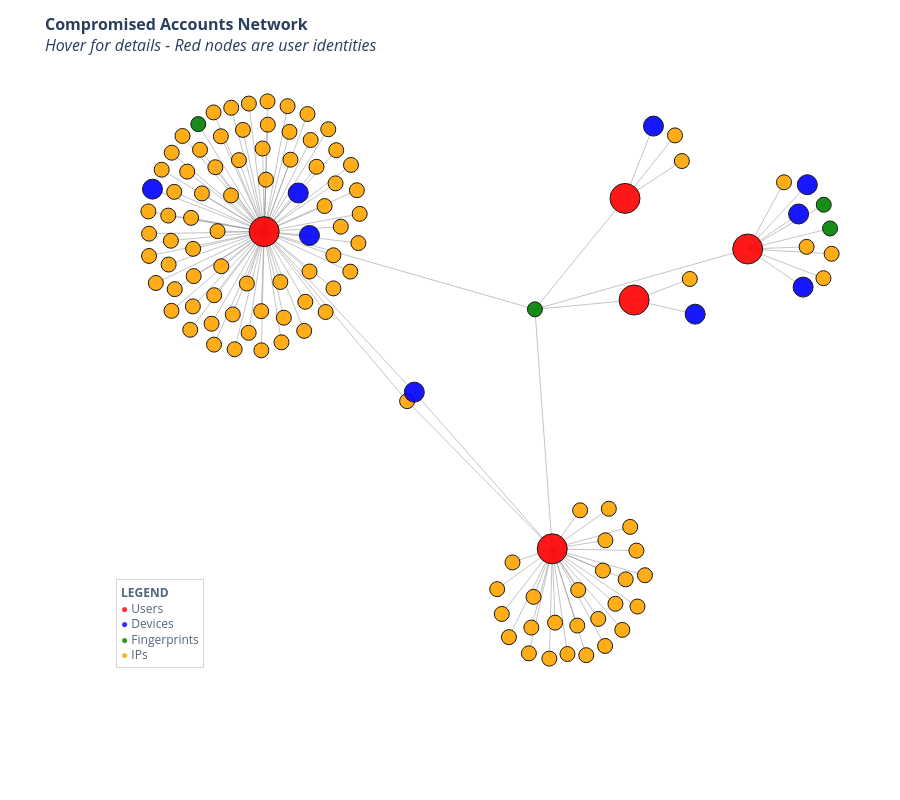

Notebook code for this chart:
### Markdown cell above
#### interacted Network Graph

### Code cell
fig = create_interactive_network(df_associated,'graphs/interactive_network.html')
fig.show()  # To display in notebook

### Figure 1 — Plotly figure (JSON) as saved in the notebook; plotly's stock layout.template omitted (floating-point values rounded to 4 significant figures; data arrays with more than 128 entries replaced by an {"elided": "..."} marker saying what was removed)
{"data": [{"hoverinfo": "none", "line": {"color": "#888", "width": 0.5}, "mode": "lines", "type": "scatter", "x": {"elided": "366 float values"}, "y": {"elided": "366 float values"}}, {"hoverinfo": "text", "hovertext": ["<b>Type:</b> identity<br><b>Node ID:</b> 0007f265568f1abc1da791e852877df2047b3af9<br><b>Bank ID:</b> Bank8<br><b>Country:</b> Russia", "<b>Type:</b> device_id<br><b>Node ID:</b> 10645de7-f771-4b97-8dc4-c2de4d3cd9ec<br><b>Bank ID:</b> Bank8<br><b>Country:</b> Russia", "<b>Type:</b> fingerprint<br><b>Node ID:</b> No data<br><b>Bank ID:</b> Bank8<br><b>Country:</b> Russia", "<b>Type:</b> ip<br><b>Node ID:</b> 213.234.222.26<br><b>Bank ID:</b> Bank8<br><b>Country:</b> Russia", "<b>Type:</b> device_id<br><b>Node ID:</b> cdaa8673-164d-44a7-80a0-99cd4cfe3818<br><b>Bank ID:</b> Bank11<br><b>Country:</b> Russia", "<b>Type:</b> fingerprint<br><b>Node ID:</b> 69DBFA5B34C4E9919A68738F94D85DD59F35E968<br><b>Bank ID:</b> Bank11<br><b>Country:</b> Russia", "<b>Type:</b> ip<br><b>Node ID:</b> 188.170.82.48<br><b>Bank ID:</b> Bank11<br><b>Country:</b> Russia", "<b>Type:</b> ip<br><b>Node ID:</b> 213.87.129.24<br><b>Bank ID:</b> Bank11<br><b>Country:</b> Russia", "<b>Type:</b> ip<br><b>Node ID:</b> 188.170.81.95<br><b>Bank ID:</b> Bank11<br><b>Country:</b> Russia", "<b>Type:</b> ip<br><b>Node ID:</b> 188.170.80.169<br><b>Bank ID:</b> Bank11<br><b>Country:</b> Russia", "<b>Type:</b> ip<br><b>Node ID:</b> 213.87.135.50<br><b>Bank ID:</b> Bank11<br><b>Country:</b> Russia", "<b>Type:</b> ip<br><b>Node ID:</b> 213.87.137.100<br><b>Bank ID:</b> Bank11<br><b>Country:</b> Russia", "<b>Type:</b> ip<br><b>Node ID:</b> 213.87.149.20<br><b>Bank ID:</b> Bank11<br><b>Country:</b> Russia", "<b>Type:</b> ip<br><b>Node ID:</b> 188.170.73.158<br><b>Bank ID:</b> Bank11<br><b>Country:</b> Russia", "<b>Type:</b> ip<br><b>Node ID:</b> 213.87.133.204<br><b>Bank ID:</b> Bank11<br><b>Country:</b> Russia", "<b>Type:</b> ip<br><b>Node ID:</b> 213.87.131.205<br><b>Bank ID:</b> Bank11<br><b>Country:</b> Russia", "<b>Type:</b> ip<br><b>Node ID:</b> 188.170.74.42<br><b>Bank ID:</b> Bank11<br><b>Country:</b> Russia", "<b>Type:</b> ip<br><b>Node ID:</b> 188.170.83.111<br><b>Bank ID:</b> Bank11<br><b>Country:</b> Russia", "<b>Type:</b> ip<br><b>Node ID:</b> 213.87.138.161<br><b>Bank ID:</b> Bank11<br><b>Country:</b> Russia", "<b>Type:</b> ip<br><b>Node ID:</b> 213.87.156.59<br><b>Bank ID:</b> Bank11<br><b>Country:</b> Russia", "<b>Type:</b> ip<br><b>Node ID:</b> 213.87.131.236<br><b>Bank ID:</b> Bank11<br><b>Country:</b> Russia", "<b>Type:</b> ip<br><b>Node ID:</b> 213.87.134.128<br><b>Bank ID:</b> Bank11<br><b>Country:</b> Russia", "<b>Type:</b> ip<br><b>Node ID:</b> 188.170.79.124<br><b>Bank ID:</b> Bank11<br><b>Country:</b> Russia", "<b>Type:</b> ip<br><b>Node ID:</b> 213.87.136.98<br><b>Bank ID:</b> Bank11<br><b>Country:</b> Russia", "<b>Type:</b> ip<br><b>Node ID:</b> 213.87.138.168<br><b>Bank ID:</b> Bank11<br><b>Country:</b> Russia", "<b>Type:</b> ip<br><b>Node ID:</b> 213.234.222.27<br><b>Bank ID:</b> Bank8<br><b>Country:</b> Russia", "<b>Type:</b> ip<br><b>Node ID:</b> 213.87.156.12<br><b>Bank ID:</b> Bank11<br><b>Country:</b> Russia", "<b>Type:</b> ip<br><b>Node ID:</b> 213.87.147.25<br><b>Bank ID:</b> Bank11<br><b>Country:</b> Russia", "<b>Type:</b> ip<br><b>Node ID:</b> 213.87.132.170<br><b>Bank ID:</b> Bank11<br><b>Country:</b> Russia", "<b>Type:</b> ip<br><b>Node ID:</b> 213.87.147.83<br><b>Bank ID:</b> Bank11<br><b>Country:</b> Russia", "<b>Type:</b> ip<br><b>Node ID:</b> 213.87.131.216<br><b>Bank ID:</b> Bank11<br><b>Country:</b> Russia", "<b>Type:</b> ip<br><b>Node ID:</b> 188.170.82.31<br><b>Bank ID:</b> Bank11<br><b>Country:</b> Russia", "<b>Type:</b> ip<br><b>Node ID:</b> 213.87.155.35<br><b>Bank ID:</b> Bank11<br><b>Country:</b> Russia", "<b>Type:</b> ip<br><b>Node ID:</b> 213.87.131.82<br><b>Bank ID:</b> Bank11<br><b>Country:</b> Russia", "<b>Type:</b> ip<br><b>Node ID:</b> 213.87.147.105<br><b>Bank ID:</b> Bank11<br><b>Country:</b> Russia", "<b>Type:</b> ip<br><b>Node ID:</b> 213.87.159.164<br><b>Bank ID:</b> Bank11<br><b>Country:</b> Russia", "<b>Type:</b> ip<br><b>Node ID:</b> 188.170.79.15<br><b>Bank ID:</b> Bank11<br><b>Country:</b> Russia", "<b>Type:</b> ip<br><b>Node ID:</b> 213.87.133.198<br><b>Bank ID:</b> Bank11<br><b>Country:</b> Russia", "<b>Type:</b> ip<br><b>Node ID:</b> 213.87.131.175<br><b>Bank ID:</b> Bank11<br><b>Country:</b> Russia", "<b>Type:</b> ip<br><b>Node ID:</b> 213.87.162.235<br><b>Bank ID:</b> Bank11<br><b>Country:</b> Russia", "<b>Type:</b> ip<br><b>Node ID:</b> 213.87.150.241<br><b>Bank ID:</b> Bank11<br><b>Country:</b> Russia", "<b>Type:</b> ip<br><b>Node ID:</b> 213.87.157.236<br><b>Bank ID:</b> Bank11<br><b>Country:</b> Russia", "<b>Type:</b> ip<br><b>Node ID:</b> 213.87.138.119<br><b>Bank ID:</b> Bank11<br><b>Country:</b> Russia", "<b>Type:</b> device_id<br><b>Node ID:</b> 5d2c2da3-0d53-4444-a625-2480606e2c29<br><b>Bank ID:</b> Bank11<br><b>Country:</b> Russia", "<b>Type:</b> ip<br><b>Node ID:</b> 213.87.144.30<br><b>Bank ID:</b> Bank11<br><b>Country:</b> Russia", "<b>Type:</b> device_id<br><b>Node ID:</b> 8db05325-e9d0-4c94-a4a2-efb313f9ab11<br><b>Bank ID:</b> Bank11<br><b>Country:</b> Russia", "<b>Type:</b> ip<br><b>Node ID:</b> 188.170.72.184<br><b>Bank ID:</b> Bank11<br><b>Country:</b> Russia", "<b>Type:</b> ip<br><b>Node ID:</b> 188.170.74.50<br><b>Bank ID:</b> Bank11<br><b>Country:</b> Russia", "<b>Type:</b> ip<br><b>Node ID:</b> 188.170.81.214<br><b>Bank ID:</b> Bank11<br><b>Country:</b> Russia", "<b>Type:</b> ip<br><b>Node ID:</b> 213.87.138.255<br><b>Bank ID:</b> Bank11<br><b>Country:</b> Russia", "<b>Type:</b> ip<br><b>Node ID:</b> 213.87.145.239<br><b>Bank ID:</b> Bank11<br><b>Country:</b> Russia", "<b>Type:</b> ip<br><b>Node ID:</b> 213.87.155.216<br><b>Bank ID:</b> Bank11<br><b>Country:</b> Russia", "<b>Type:</b> ip<br><b>Node ID:</b> 213.87.135.116<br><b>Bank ID:</b> Bank11<br><b>Country:</b> Russia", "<b>Type:</b> ip<br><b>Node ID:</b> 188.170.82.15<br><b>Bank ID:</b> Bank11<br><b>Country:</b> Russia", "<b>Type:</b> ip<br><b>Node ID:</b> 213.87.160.55<br><b>Bank ID:</b> Bank11<br><b>Country:</b> Russia", "<b>Type:</b> ip<br><b>Node ID:</b> 213.87.152.172<br><b>Bank ID:</b> Bank11<br><b>Country:</b> Russia", "<b>Type:</b> ip<br><b>Node ID:</b> 188.170.80.114<br><b>Bank ID:</b> Bank11<br><b>Country:</b> Russia", "<b>Type:</b> ip<br><b>Node ID:</b> 213.87.148.103<br><b>Bank ID:</b> Bank11<br><b>Country:</b> Russia", "<b>Type:</b> ip<br><b>Node ID:</b> 213.87.132.124<br><b>Bank ID:</b> Bank11<br><b>Country:</b> Russia", "<b>Type:</b> ip<br><b>Node ID:</b> 95.183.67.120<br><b>Bank ID:</b> Bank11<br><b>Country:</b> Russia", "<b>Type:</b> ip<br><b>Node ID:</b> 213.87.137.148<br><b>Bank ID:</b> Bank11<br><b>Country:</b> Russia", "<b>Type:</b> ip<br><b>Node ID:</b> 213.87.154.7<br><b>Bank ID:</b> Bank11<br><b>Country:</b> Russia", "<b>Type:</b> ip<br><b>Node ID:</b> 213.87.148.240<br><b>Bank ID:</b> Bank11<br><b>Country:</b> Russia", "<b>Type:</b> identity<br><b>Node ID:</b> 00064120f0aa15e8c4197cf9f18a03a6e4bd35cb<br><b>Bank ID:</b> Bank4<br><b>Country:</b> Russia", "<b>Type:</b> device_id<br><b>Node ID:</b> 91b12379-8098-457f-a2ad-a94d767797c2<br><b>Bank ID:</b> Bank4<br><b>Country:</b> Russia", "<b>Type:</b> ip<br><b>Node ID:</b> 85.140.1.243<br><b>Bank ID:</b> Bank4<br><b>Country:</b> Russia", "<b>Type:</b> ip<br><b>Node ID:</b> 213.87.138.129<br><b>Bank ID:</b> Bank11<br><b>Country:</b> Russia", "<b>Type:</b> ip<br><b>Node ID:</b> 213.87.133.71<br><b>Bank ID:</b> Bank11<br><b>Country:</b> Russia", "<b>Type:</b> ip<br><b>Node ID:</b> 213.87.133.206<br><b>Bank ID:</b> Bank11<br><b>Country:</b> Russia", "<b>Type:</b> ip<br><b>Node ID:</b> 213.87.160.237<br><b>Bank ID:</b> Bank11<br><b>Country:</b> Russia", "<b>Type:</b> ip<br><b>Node ID:</b> 213.87.159.202<br><b>Bank ID:</b> Bank11<br><b>Country:</b> Russia", "<b>Type:</b> ip<br><b>Node ID:</b> 213.87.128.156<br><b>Bank ID:</b> Bank11<br><b>Country:</b> Russia", "<b>Type:</b> ip<br><b>Node ID:</b> 213.87.160.219<br><b>Bank ID:</b> Bank11<br><b>Country:</b> Russia", "<b>Type:</b> ip<br><b>Node ID:</b> 213.87.160.239<br><b>Bank ID:</b> Bank11<br><b>Country:</b> Russia", "<b>Type:</b> ip<br><b>Node ID:</b> 213.87.163.242<br><b>Bank ID:</b> Bank11<br><b>Country:</b> Russia", "<b>Type:</b> ip<br><b>Node ID:</b> 213.87.137.181<br><b>Bank ID:</b> Bank11<br><b>Country:</b> Russia", "<b>Type:</b> ip<br><b>Node ID:</b> 213.87.158.235<br><b>Bank ID:</b> Bank11<br><b>Country:</b> Russia", "<b>Type:</b> ip<br><b>Node ID:</b> 188.170.75.14<br><b>Bank ID:</b> Bank11<br><b>Country:</b> Russia", "<b>Type:</b> ip<br><b>Node ID:</b> 213.87.160.228<br><b>Bank ID:</b> Bank11<br><b>Country:</b> Russia", "<b>Type:</b> ip<br><b>Node ID:</b> 213.87.155.220<br><b>Bank ID:</b> Bank11<br><b>Country:</b> Russia", "<b>Type:</b> device_id<br><b>Node ID:</b> 5cbd5d48-db88-4858-9a1c-27b194d66c5f<br><b>Bank ID:</b> Bank4<br><b>Country:</b> Russia", "<b>Type:</b> fingerprint<br><b>Node ID:</b> BAA38B83B48FDB5F2164735E2C5792083F12B74E<br><b>Bank ID:</b> Bank4<br><b>Country:</b> Russia", "<b>Type:</b> ip<br><b>Node ID:</b> 78.85.49.213<br><b>Bank ID:</b> Bank4<br><b>Country:</b> Russia", "<b>Type:</b> ip<br><b>Node ID:</b> 85.140.2.67<br><b>Bank ID:</b> Bank4<br><b>Country:</b> Russia", "<b>Type:</b> device_id<br><b>Node ID:</b> 614d661d-3a4d-47db-9e2b-874e481260ea<br><b>Bank ID:</b> Bank8<br><b>Country:</b> Russia", "<b>Type:</b> fingerprint<br><b>Node ID:</b> C45D75CA94FD92796B0F51000CF754B035AA4E48<br><b>Bank ID:</b> Bank8<br><b>Country:</b> Russia", "<b>Type:</b> ip<br><b>Node ID:</b> 176.59.47.36<br><b>Bank ID:</b> Bank8<br><b>Country:</b> Russia", "<b>Type:</b> identity<br><b>Node ID:</b> e7190874862efef8d3acd53baba84bc54f29d111<br><b>Bank ID:</b> Bank11<br><b>Country:</b> Russia", "<b>Type:</b> ip<br><b>Node ID:</b> 178.167.31.82<br><b>Bank ID:</b> Bank11<br><b>Country:</b> Russia", "<b>Type:</b> ip<br><b>Node ID:</b> 178.167.33.11<br><b>Bank ID:</b> Bank11<br><b>Country:</b> Russia", "<b>Type:</b> ip<br><b>Node ID:</b> 213.87.161.246<br><b>Bank ID:</b> Bank11<br><b>Country:</b> Russia", "<b>Type:</b> identity<br><b>Node ID:</b> 0009e8252e8ffcb665b34c3dea1baee477fde74e<br><b>Bank ID:</b> Bank7<br><b>Country:</b> Russia", "<b>Type:</b> device_id<br><b>Node ID:</b> bd466ea5-9bf3-40bb-9de7-a4b9ae463412<br><b>Bank ID:</b> Bank7<br><b>Country:</b> Russia", "<b>Type:</b> ip<br><b>Node ID:</b> 213.87.160.149<br><b>Bank ID:</b> Bank7<br><b>Country:</b> Russia", "<b>Type:</b> ip<br><b>Node ID:</b> 213.87.150.47<br><b>Bank ID:</b> Bank7<br><b>Country:</b> Russia", "<b>Type:</b> identity<br><b>Node ID:</b> 00010fb5147e6ec14e287ca903cd427339893450<br><b>Bank ID:</b> Bank8<br><b>Country:</b> Russia", "<b>Type:</b> device_id<br><b>Node ID:</b> 22c8e0b2-30a9-4aac-b03b-866b43e1eb41<br><b>Bank ID:</b> Bank8<br><b>Country:</b> Russia", "<b>Type:</b> ip<br><b>Node ID:</b> 176.59.50.83<br><b>Bank ID:</b> Bank8<br><b>Country:</b> Russia", "<b>Type:</b> ip<br><b>Node ID:</b> 213.87.146.72<br><b>Bank ID:</b> Bank11<br><b>Country:</b> Russia", "<b>Type:</b> ip<br><b>Node ID:</b> 95.183.65.220<br><b>Bank ID:</b> Bank11<br><b>Country:</b> Russia", "<b>Type:</b> ip<br><b>Node ID:</b> 213.87.152.232<br><b>Bank ID:</b> Bank11<br><b>Country:</b> Russia", "<b>Type:</b> ip<br><b>Node ID:</b> 178.167.21.171<br><b>Bank ID:</b> Bank11<br><b>Country:</b> Russia", "<b>Type:</b> ip<br><b>Node ID:</b> 213.87.153.68<br><b>Bank ID:</b> Bank11<br><b>Country:</b> Russia", "<b>Type:</b> ip<br><b>Node ID:</b> 213.87.132.61<br><b>Bank ID:</b> Bank11<br><b>Country:</b> Russia", "<b>Type:</b> ip<br><b>Node ID:</b> 178.167.22.153<br><b>Bank ID:</b> Bank11<br><b>Country:</b> Russia", "<b>Type:</b> ip<br><b>Node ID:</b> 213.87.132.243<br><b>Bank ID:</b> Bank11<br><b>Country:</b> Russia", "<b>Type:</b> ip<br><b>Node ID:</b> 213.87.153.11<br><b>Bank ID:</b> Bank11<br><b>Country:</b> Russia", "<b>Type:</b> ip<br><b>Node ID:</b> 188.170.79.206<br><b>Bank ID:</b> Bank11<br><b>Country:</b> Russia", "<b>Type:</b> ip<br><b>Node ID:</b> 213.87.146.131<br><b>Bank ID:</b> Bank11<br><b>Country:</b> Russia", "<b>Type:</b> ip<br><b>Node ID:</b> 95.183.82.205<br><b>Bank ID:</b> Bank11<br><b>Country:</b> Russia", "<b>Type:</b> ip<br><b>Node ID:</b> 213.87.135.14<br><b>Bank ID:</b> Bank11<br><b>Country:</b> Russia", "<b>Type:</b> ip<br><b>Node ID:</b> 213.87.155.68<br><b>Bank ID:</b> Bank11<br><b>Country:</b> Russia", "<b>Type:</b> ip<br><b>Node ID:</b> 94.253.96.37<br><b>Bank ID:</b> Bank11<br><b>Country:</b> Russia", "<b>Type:</b> ip<br><b>Node ID:</b> 213.87.136.79<br><b>Bank ID:</b> Bank11<br><b>Country:</b> Russia", "<b>Type:</b> ip<br><b>Node ID:</b> 213.87.148.63<br><b>Bank ID:</b> Bank11<br><b>Country:</b> Russia", "<b>Type:</b> ip<br><b>Node ID:</b> 213.87.139.155<br><b>Bank ID:</b> Bank11<br><b>Country:</b> Russia", "<b>Type:</b> ip<br><b>Node ID:</b> 213.87.134.221<br><b>Bank ID:</b> Bank11<br><b>Country:</b> Russia", "<b>Type:</b> ip<br><b>Node ID:</b> 188.170.72.45<br><b>Bank ID:</b> Bank11<br><b>Country:</b> Russia", "<b>Type:</b> ip<br><b>Node ID:</b> 213.87.134.34<br><b>Bank ID:</b> Bank11<br><b>Country:</b> Russia", "<b>Type:</b> ip<br><b>Node ID:</b> 213.87.148.29<br><b>Bank ID:</b> Bank11<br><b>Country:</b> Russia", "<b>Type:</b> ip<br><b>Node ID:</b> 213.87.139.194<br><b>Bank ID:</b> Bank11<br><b>Country:</b> Russia"], "marker": {"color": ["red", "blue", "green", "orange", "blue", "green", "orange", "orange", "orange", "orange", "orange", "orange", "orange", "orange", "orange", "orange", "orange", "orange", "orange", "orange", "orange", "orange", "orange", "orange", "orange", "orange", "orange", "orange", "orange", "orange", "orange", "orange", "orange", "orange", "orange", "orange", "orange", "orange", "orange", "orange", "orange", "orange", "orange", "blue", "orange", "blue", "orange", "orange", "orange", "orange", "orange", "orange", "orange", "orange", "orange", "orange", "orange", "orange", "orange", "orange", "orange", "orange", "orange", "red", "blue", "orange", "orange", "orange", "orange", "orange", "orange", "orange", "orange", "orange", "orange", "orange", "orange", "orange", "orange", "orange", "blue", "green", "orange", "orange", "blue", "green", "orange", "red", "orange", "orange", "orange", "red", "blue", "orange", "orange", "red", "blue", "orange", "orange", "orange", "orange", "orange", "orange", "orange", "orange", "orange", "orange", "orange", "orange", "orange", "orange", "orange", "orange", "orange", "orange", "orange", "orange", "orange", "orange", "orange", "orange"], "line": {"color": "black", "width": 1}, "opacity": 0.9, "size": [30, 20, 15, 15, 20, 15, 15, 15, 15, 15, 15, 15, 15, 15, 15, 15, 15, 15, 15, 15, 15, 15, 15, 15, 15, 15, 15, 15, 15, 15, 15, 15, 15, 15, 15, 15, 15, 15, 15, 15, 15, 15, 15, 20, 15, 20, 15, 15, 15, 15, 15, 15, 15, 15, 15, 15, 15, 15, 15, 15, 15, 15, 15, 30, 20, 15, 15, 15, 15, 15, 15, 15, 15, 15, 15, 15, 15, 15, 15, 15, 20, 15, 15, 15, 20, 15, 15, 30, 15, 15, 15, 30, 20, 15, 15, 30, 20, 15, 15, 15, 15, 15, 15, 15, 15, 15, 15, 15, 15, 15, 15, 15, 15, 15, 15, 15, 15, 15, 15, 15, 15]}, "mode": "markers", "type": "scatter", "x": [-0.3059, -0.2018, 0.3172, -0.5186, -0.2275, -0.4576, -0.2113, -0.5553, -0.3641, -0.3128, -0.3416, -0.4695, -0.3549, -0.3822, -0.3124, -0.3738, -0.4536, -0.2062, -0.5193, -0.1467, 0.02296, -0.4831, -0.302, -0.3095, -0.4271, -0.1584, -0.2521, -0.3818, -0.571, -0.5725, -0.3458, -0.2015, -0.5418, -0.494, -0.4056, -0.2607, -0.513, -0.2477, -0.2661, -0.4214, -0.1401, -0.4701, -0.4682, 0.03957, -0.09265, -0.563, -0.1417, -0.08611, -0.4133, -0.5258, -0.5268, -0.4491, -0.08916, -0.1669, -0.4211, -0.5118, -0.199, -0.3412, -0.2139, -0.1062, -0.2983, -0.3782, -0.5206, 0.8068, 0.9344, 0.9812, -0.4047, -0.1296, -0.2454, -0.4225, -0.1465, -0.2687, -0.4762, -0.1855, -0.5709, -0.1645, -0.4742, -0.1079, -0.2976, -0.4183, 0.9441, 0.9819, 0.8904, 1, 0.924, 0.9964, 0.9424, 0.357, 0.5024, 0.4629, 0.3089, 0.5245, 0.5899, 0.6396, 0.6554, 0.5455, 0.6859, 0.6737, 0.5364, 0.5532, 0.4146, 0.4168, 0.3503, 0.2303, 0.2573, 0.4793, 0.4353, 0.4787, 0.4213, 0.4873, 0.5507, 0.2409, 0.314, 0.5261, 0.5182, 0.4736, 0.3635, 0.2655, 0.3033, 0.392, 0.5704], "y": [0.157, 0.1493, 0.0002165, 0.3164, 0.2351, 0.3741, 0.01536, 0.05336, 0.3014, -0.003536, -0.04726, 0.1223, 0.3624, 0.2301, -0.08257, -0.08045, 0.3223, 0.3945, -0.002849, 0.1093, -0.1852, 0.2782, 0.262, 0.3249, -0.02887, 0.3637, 0.4104, 0.4071, 0.108, 0.1979, 0.05225, 0.07657, 0.282, 0.3501, 0.3495, -0.01673, 0.2374, 0.3585, -0.06644, -0.07102, 0.3214, 0.006084, 0.06724, -0.167, 0.2406, 0.2429, 0.2545, 0.1929, 0.158, 0.0906, 0.1894, 0.2342, 0.1339, 0.2087, 0.02872, 0.04093, 0.3421, 0.4156, -0.04333, 0.2917, 0.42, -0.01009, 0.1387, 0.122, 0.04507, 0.06305, 0.08711, 0.1671, 0.3023, 0.3978, 0.04244, 0.05534, -0.04109, 0.2879, 0.1529, -0.005227, 0.1849, 0.07634, 0.373, 0.2871, 0.2518, 0.2114, 0.2566, 0.1123, 0.1927, 0.1635, 0.1263, -0.4834, -0.5943, -0.6248, -0.6423, 0.2242, 0.3701, 0.3514, 0.2995, 0.01899, -0.009564, 0.06146, -0.4391, -0.5999, -0.6383, -0.5665, -0.705, -0.5647, -0.6616, -0.4661, -0.6981, -0.6795, -0.4056, -0.4025, -0.487, -0.6148, -0.5803, -0.545, -0.647, -0.5271, -0.6324, -0.5108, -0.6944, -0.6957, -0.5367]}], "layout": {"annotations": [{"align": "left", "bgcolor": "white", "bordercolor": "#cccccc", "borderpad": 4, "borderwidth": 1, "font": {"size": 12}, "opacity": 0.8, "showarrow": false, "text": "<b>LEGEND</b><br><span style='color:red'>●</span> Users<br><span style='color:blue'>●</span> Devices<br><span style='color:green'>●</span> Fingerprints<br><span style='color:orange'>●</span> IPs", "x": 0.02, "xref": "paper", "y": 0.05, "yref": "paper"}], "height": 800, "hovermode": "closest", "margin": {"b": 100, "l": 100, "r": 20, "t": 60}, "paper_bgcolor": "white", "plot_bgcolor": "white", "showlegend": false, "title": {"font": {"size": 16}, "text": "<b>Compromised Accounts Network</b><br><i>Hover for details - Red nodes are user identities</i>"}, "xaxis": {"showgrid": false, "showticklabels": false, "zeroline": false}, "yaxis": {"showgrid": false, "showticklabels": false, "zeroline": false}}}
